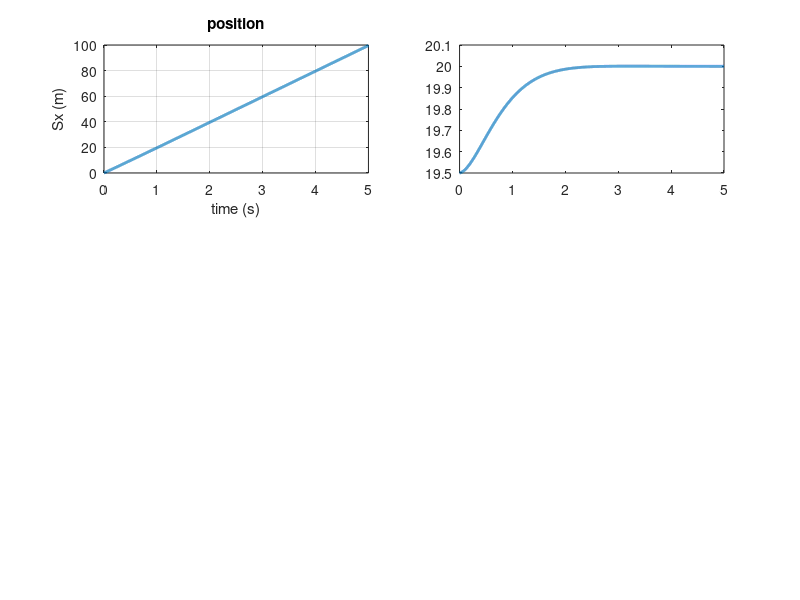

Reproduce this figure in MATLAB. (Note: this script raises an error after producing the figure.)
%% section 4.1: state feedback controller (reduced-order observable subsystem)
clear; clc; close all;

% vehicle and tire parameters
m = 342; Jw = 1.13; Rr = 0.33; g = 9.81; FN = m*g;
c1 = 1.2801; c2 = 23.99; c3 = 0.52; c4 = 0.03;

% equilibrium values
lambda_star = 0.2;
Vx_star = 20;
mu_star = (c1*(1-exp(-c2*lambda_star)) - c3*lambda_star)*exp(-c4*Vx_star);
u_star = mu_star*FN*Rr*(1 + (1-lambda_star)*Jw/(m*Rr^2));

% reduced-order observable subsystem (2 states: Vx, lambda)
Ao = [0.1883 1.4362; 0.3178 2.7380];
Bo = [0; 0.0146];

% design specifications
ts = 2.0;
zeta = 0.9;
wn = 4/(zeta*ts);
p1 = -zeta*wn + 1i*wn*sqrt(1-zeta^2);
p2 = -zeta*wn - 1i*wn*sqrt(1-zeta^2);
desired_poles = [p1 p2];

fprintf('=== section 4.1: reduced-order pole placement ===\n\n');
fprintf('design specs: ts=%.2fs, zeta=%.2f, wn=%.3f rad/s\n', ts, zeta, wn);
fprintf('desired poles: %.3f +/- %.3fj\n\n', real(p1), abs(imag(p1)));

% compute feedback gain
K = place(Ao, Bo, desired_poles);
Acl = Ao - Bo*K;
poles_cl = eig(Acl);

fprintf('feedback gain K = [%.3f, %.3f]\n', K(1), K(2));
fprintf('closed-loop poles: %.6f%+.6fj, %.6f%+.6fj\n\n', ...
    real(poles_cl(1)), imag(poles_cl(1)), real(poles_cl(2)), imag(poles_cl(2)));

% simulation setup
t_sim = 5.0; dt = 0.001; t = 0:dt:t_sim;
x0 = [0; 19.5; 0.30];
xo_star = [Vx_star; lambda_star];
x = zeros(3, length(t));
u = zeros(1, length(t));
x(:,1) = x0;

for k = 1:length(t)-1
    Vx = x(2,k);
    lam = x(3,k);
    xo = [Vx; lam];
    dxo = xo - xo_star;
    du = -K*dxo;
    u(k) = u_star + du;
    d_dxo = Acl*dxo;
    xdot = [Vx; d_dxo(1); d_dxo(2)];
    x(:,k+1) = x(:,k) + xdot*dt;
end
u(end) = u(end-1);

% performance metrics
lambda_traj = x(3,:);
tol = 0.02*abs(lambda_star);
settled_idx = find(abs(lambda_traj - lambda_star) <= tol, 1);
if isempty(settled_idx)
    ts_actual = NaN;
else
    ts_actual = t(settled_idx);
end
overshoot = (max(lambda_traj) - lambda_star)/lambda_star*100;
ss_error = abs(lambda_traj(end) - lambda_star);

fprintf('performance:\n');
if isnan(ts_actual)
    fprintf('  settling time: >5s\n');
else
    fprintf('  settling time: %.3fs\n', ts_actual);
end
fprintf('  overshoot: %.2f%%\n', overshoot);
fprintf('  ss error: %.6f\n\n', ss_error);

fprintf('control torque:\n');
fprintf('  u* = %.2f Nm\n', u_star);
fprintf('  max |u-u*| = %.2f Nm\n', max(abs(u-u_star)));
fprintf('  range: [%.2f, %.2f] Nm\n\n', min(u), max(u));

% plotting results
figure('Position', [100 100 1200 800]);

subplot(3,2,1);
plot(t, x(1,:), 'linewidth', 2); grid on;
xlabel('time (s)'); ylabel('Sx (m)'); title('position');

subplot(3,2,2);
plot(t, x(2,:), 'linewidth', 2); hold on;
yline(Vx_star, 'r--', 'linewidth', 1.5); grid on;
xlabel('time (s)'); ylabel('Vx (m/s)'); title('velocity');
legend('Vx', 'equilibrium');

subplot(3,2,3);
plot(t, x(3,:), 'linewidth', 2); hold on;
yline(lambda_star, 'r--', 'linewidth', 1.5);
yline(lambda_star+tol, 'g:'); yline(lambda_star-tol, 'g:'); grid on;
xlabel('time (s)'); ylabel('lambda'); title('slip ratio');
legend('lambda', 'reference', 'pm 2 percent');

subplot(3,2,4);
plot(t, u, 'linewidth', 2); hold on;
yline(u_star, 'r--', 'linewidth', 1.5); grid on;
xlabel('time (s)'); ylabel('u (Nm)'); title('control torque');
legend('u', 'equilibrium');

subplot(3,2,5);
plot(x(3,:), x(2,:), 'linewidth', 2); hold on;
plot(lambda_star, Vx_star, 'ro', 'markersize', 10, 'markerfacecolor', 'r');
plot(x(3,1), x(2,1), 'go', 'markersize', 8, 'markerfacecolor', 'g'); grid on;
xlabel('lambda'); ylabel('Vx (m/s)'); title('phase portrait');
legend('trajectory', 'equilibrium', 'initial');

subplot(3,2,6);
plot(t, x(3,:)-lambda_star, 'linewidth', 2); hold on;
yline(0, 'r--'); yline(tol, 'g:'); yline(-tol, 'g:'); grid on;
xlabel('time (s)'); ylabel('error'); title('tracking error');
legend('error', '0', 'pm 2 percent');

sgtitle('Section 4.1: Reduced-order Pole Placement Controller');